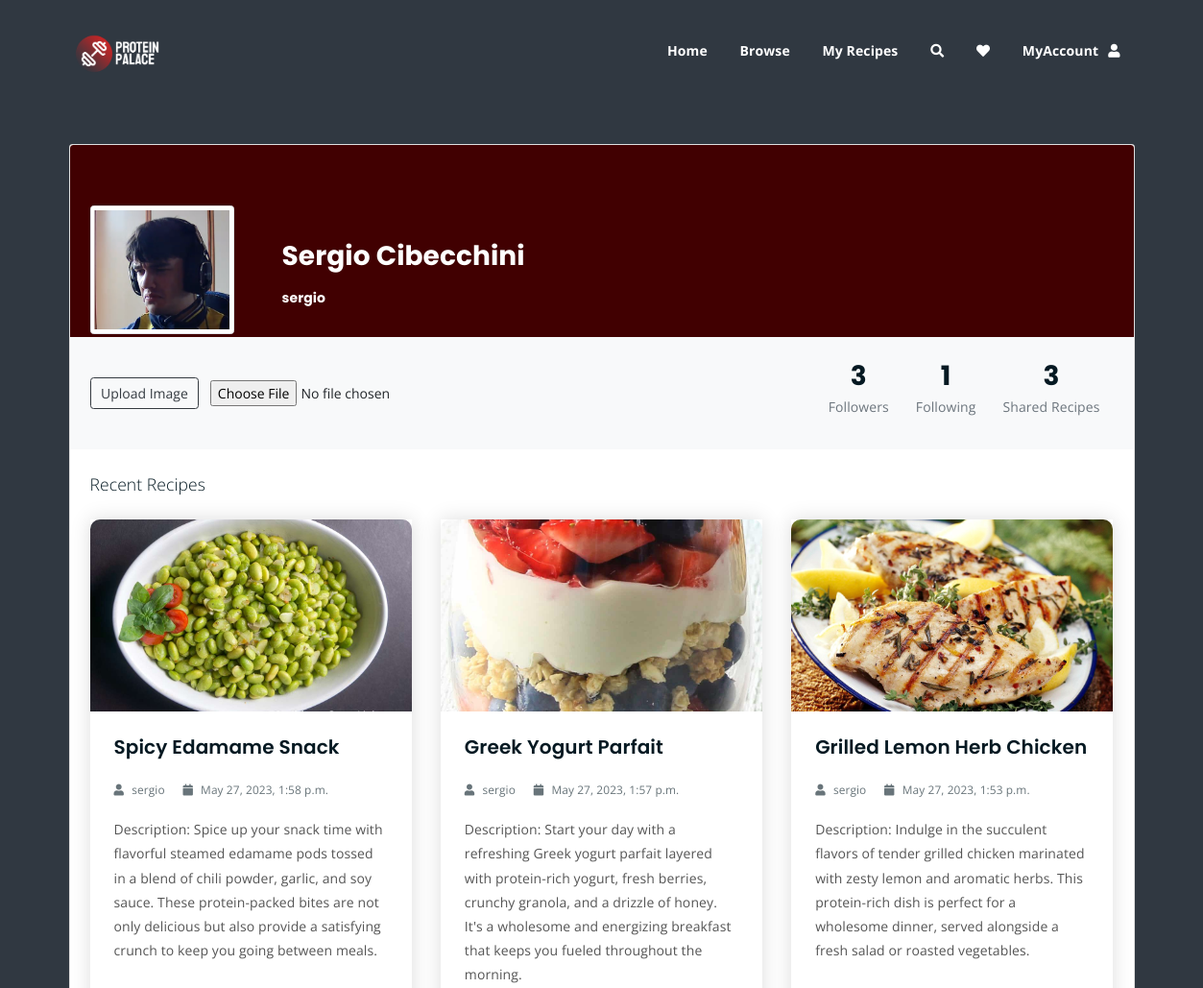
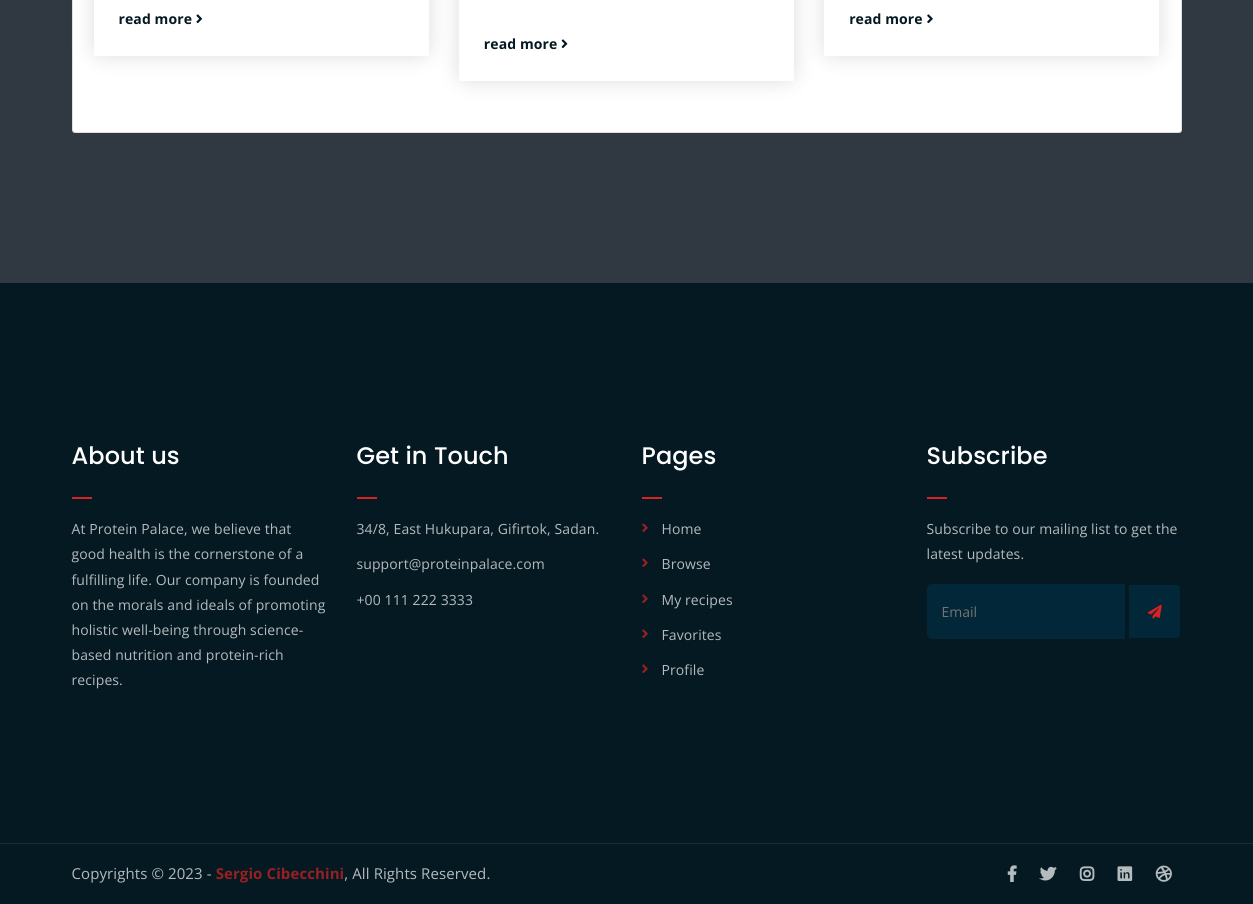
/profile/ (signed in), run on the app's committed database (2 pictures, top to bottom).
### ProteinPalaceApp/models.py (models this page shows, shortened)
class UserProfile(models.Model):
    user = models.OneToOneField(User, on_delete=models.CASCADE)
    following = models.ManyToManyField(User, related_name='followers', blank=True)
    favouriteRecipes = models.ManyToManyField('Recipe')
    profilePicture = models.ImageField(upload_to=user_profile_picture_filename, blank=True)
    createdAt = models.DateTimeField(auto_now_add=True)
    updatedAt = models.DateTimeField(auto_now=True)

class Recipe(models.Model):
    user = models.ForeignKey(User, on_delete=models.SET_NULL, null=True)
    name = models.CharField(max_length=255)
    image = models.ImageField(upload_to=recipe_image_filename)
    description = models.TextField()
    category = models.ForeignKey('Category', on_delete=models.CASCADE)
    comments = models.ManyToManyField('Comment', blank=True)
    createdAt = models.DateTimeField(auto_now_add=True)
    updatedAt = models.DateTimeField(auto_now=True)

### users/views.py (the view)
# urls.py: path('profile/',user_views.profile,name='profile'),
@login_required
def profile(request):
    if request.method == 'POST':
        form = ProfilePictureForm(request.POST, request.FILES)
        if form.is_valid():
            profile_picture = form.cleaned_data['profilePicture']
            user_profile = request.user.userprofile
            user_profile.profilePicture = profile_picture
            user_profile.save()
            return redirect('profile')
    else:
        form = ProfilePictureForm()
    user = request.user
    recipes = Recipe.objects.filter(user=user).order_by('-createdAt')[:3]
    context = {
        'user': user,
        'title': 'Profile',
        'recipes': recipes,
        'form': form
    }
    return render(request,'users/profile.html', context=context)

### users/forms.py
class ProfilePictureForm(forms.ModelForm):
    profilePicture = forms.ImageField(
        label='Change profile picture',
        widget=forms.ClearableFileInput(attrs={'class': 'btn ', 'accept': 'image/*'})
    )
    class Meta:
        model = UserProfile
        fields = ('profilePicture',)

### templates/users/profile.html (shortened to what this page needs)
{% extends 'index.html' %}
{%load static %}
{% block content %}
<section  class= "profile-container">
    <div class="container py-12 h-100">
      <div class="row d-flex justify-content-center align-items-center h-100">
        <div class="col col-lg-12 col-xl-12 mt-150 mb-150">
          <div class="card">
            <div class="rounded-top text-white d-flex flex-row" style="background-color: #410001; height:200px;">
                <div class=" ml-4 ms-4 mt-5 d-flex flex-column" style="width: 200px;">
                  {% if user.userprofile.profilePicture %}
                  <img src="{{ user.userprofile.profilePicture.url }}"
                  alt="Profile Picture"
                  class="img-fluid img-thumbnail mt-4 mb-2"
                  style="width: 150px; z-index: 1">
                  {% else %}
                  <img src="{% static 'img/placeholder.webp' %}"
                  alt="Profile Picture"
                  class="img-fluid img-thumbnail mt-4 mb-2 ml-4"
                  style="width: 150px; z-index: 1">
                  {% endif %}
              </div>
              <div class="ms-3" style="margin-top: 100px;">
                <h3 style="color:white;">{{ user.first_name }} {{ user.last_name }}</h5>
                <h6 style="color:white;">{{ user.username }}</h6>
              </div>
            </div>
            <div class="p-4 text-black" style="background-color: #f8f9fa;">
              <div class="d-flex justify-content-between text-center py-1">
                <div class="align-self-start">
                  <form method="post" enctype="multipart/form-data" id="profile-picture-form" class="d-flex flex-column mt-3">
                    <div class="input-group mb-3 align-items-center">
                      <button type="submit" class="btn btn-outline-dark" data-mdb-ripple-color="dark">Upload Image</button>
                      {{ form.profilePicture }}
                    </div>
                  </form>
                </div>
                <div class="ml-auto d-flex">
                  <div class="px-3">
                    <p class="mb-1 h3">{{ user.userprofile.user.followers.count }}</p>
                    <p class="medium text-muted mb-0">Followers</p>
                  </div>
                  <div class="px-3">
                    <p class="mb-1 h3">{{ user.userprofile.following.count }}</p>
                    <p class="medium text-muted mb-0">Following</p>
                  </div>
                  <div class="px-3">
                    <p class="mb-1 h3">{{ user.recipe_set.count }}</p>
                    <p class="medium text-muted mb-0">Shared Recipes</p>
                  </div>
                </div>
              </div>
            </div>
            <div class="card-body p-4 text-black">
              <div class="d-flex justify-content-between align-items-center mb-4">
                  <p class="lead fw-normal mb-0">Recent Recipes</p>
              </div>
              <div class="row g-2">
                  {% for recipe in recipes %}
                  <div class="col-lg-4 col-md-6">
                    <div class="single-latest-news">
                        <a href="" "">
                            <div class="latest-news-bg" style="background-image: url('{{ recipe.image.url }}');"></div>
                        </a>
                        <div class="news-text-box">
                            <h3><a href="" "">{{ recipe.name }}</a></h3>
                            <p class="blog-meta">
                                <span class="author"><i class="fas fa-user"></i> {{ recipe.user.username }}</span>
                                <span class="date"><i class="fas fa-calendar"></i> {{ recipe.createdAt }}</span>
                            </p>
                            <p class="excerpt">{{ recipe.description }}</p>
                            <a href="" "" class="read-more-btn">read more <i class="fas fa-angle-right"></i></a>
                        </div>
                    </div>
                </div>
                  {% endfor %}
              </div>
          </div>
          </div>
        </div>
      </div>
    </div>
  </section>
{% endblock %}

### static/styles/main.css (style rules this page uses)
:root { --website-accents: #D72323; --website-hover: #F2F2F2; --website-background: #303841; --website-text: #EEEEEE; --website-touches: #3A4750; }
html { font-size: 14px; font-weight: 400; line-height: 28px; height: 100%; }
body { font-family: "Open Sans", sans-serif; font-weight: 400; font-size: 1rem; letter-spacing: 0.1px; line-height: 1.8; color: var(--website-background); overflow-x: hidden; }
body img { max-width: 100%; }
a { cursor: pointer; text-decoration: none; -webkit-transition: all 0.2s ease-in-out; -o-transition: all 0.2s ease-in-out; transition: all 0.2s ease-in-out; }
h1, .h1, h2, .h2, h3, .h3, h4, .h4, h5, .h5, h6, .h6 { font-family: "Poppins", sans-serif; font-weight: 700; margin: 0 0 1.25rem 0; color: #051922; }
h1:last-child, .h1:last-child, h2:last-child, .h2:last-child, h3:last-child, .h3:last-child, h4:last-child, .h4:last-child, h5:last-child, .h5:last-child, h6:last-child, .h6:last-child { margin: 0; }
h3, .h3 { font-size: 2rem; font-weight: 700; line-height: 2.25rem; }
h6, .h6 { font-size: 1rem; font-weight: 700; line-height: 1.5rem; }
p { font-family: "Open Sans", sans-serif; font-weight: 400; font-size: 1rem; letter-spacing: 0.1px; line-height: 1.8; color: #051922; margin: 0 0 1.25rem 0; }
p:last-child { margin: 0; }
.mt-150 { margin-top: 150px; }
.mb-150 { margin-bottom: 150px; }
a.read-more-btn { display: inline-block; margin-top: 15px; color: #051922; -webkit-transition: 0.3s; -o-transition: 0.3s; transition: 0.3s; font-weight: 700; }
.latest-news-bg { -webkit-transition: 0.3s; -o-transition: 0.3s; transition: 0.3s; }
.single-latest-news { -webkit-box-shadow: 0 0 20px #dddddd; box-shadow: 0 0 20px #dddddd; -webkit-transition: 0.3s; -o-transition: 0.3s; transition: 0.3s; }
.profile-container { background-color: var(--website-background); color: var(--website-text); }
html, body { height: 100%; }
.latest-news-bg { height: 200px; background-size: cover; background-position: center; border-radius: 10px; background-color: #ddd; border-bottom-right-radius: 0; border-bottom-left-radius: 0; }
.single-latest-news h3 { font-size: 20px; line-height: 1.25em; font-weight: 600; }
.single-latest-news h3 a { color: #051922; }
p.blog-meta span { margin-right: 15px; opacity: 0.6; color: #051922; font-size: 0.85em; }
p.blog-meta span:last-child { margin-right: 0; }
p.blog-meta span i { margin-right: 5px; }
p.excerpt { line-height: 1.8; color: #555; }
.news-text-box { padding: 25px; border-bottom-left-radius: 5px; border-bottom-right-radius: 5px; }
.single-latest-news { margin-bottom: 30px; }

### data on the page
Recipe: image (picture), name "Spicy Edamame Snack", user.username "sergio", createdAt "May 27, 2023, 1:58 p.m.", description "Description: Spice up your snack time with flavorful steamed edamame pods tossed in a blend of chili powder, garlic, and soy sauce. These protein-packed bites are not only delicious but also provide a satisfying crunch to keep you going between meals."
Recipe: image (picture), name "Greek Yogurt Parfait", user.username "sergio", createdAt "May 27, 2023, 1:57 p.m.", description "Description: Start your day with a refreshing Greek yogurt parfait layered with protein-rich yogurt, fresh berries, crunchy granola, and a drizzle of honey. It's a wholesome and energizing breakfast that keeps you fueled throughout the morning."
Recipe: image (picture), name "Grilled Lemon Herb Chicken", user.username "sergio", createdAt "May 27, 2023, 1:53 p.m.", description "Description: Indulge in the succulent flavors of tender grilled chicken marinated with zesty lemon and aromatic herbs. This protein-rich dish is perfect for a wholesome dinner, served alongside a fresh salad or roasted vegetables."

### other printed values
{{ user.first_name }} "Sergio"
{{ user.last_name }} "Cibecchini"
{{ user.username }} "sergio"
{{ user.userprofile.user.followers.count }} "3"
{{ user.userprofile.following.count }} "1"
{{ user.recipe_set.count }} "3"
